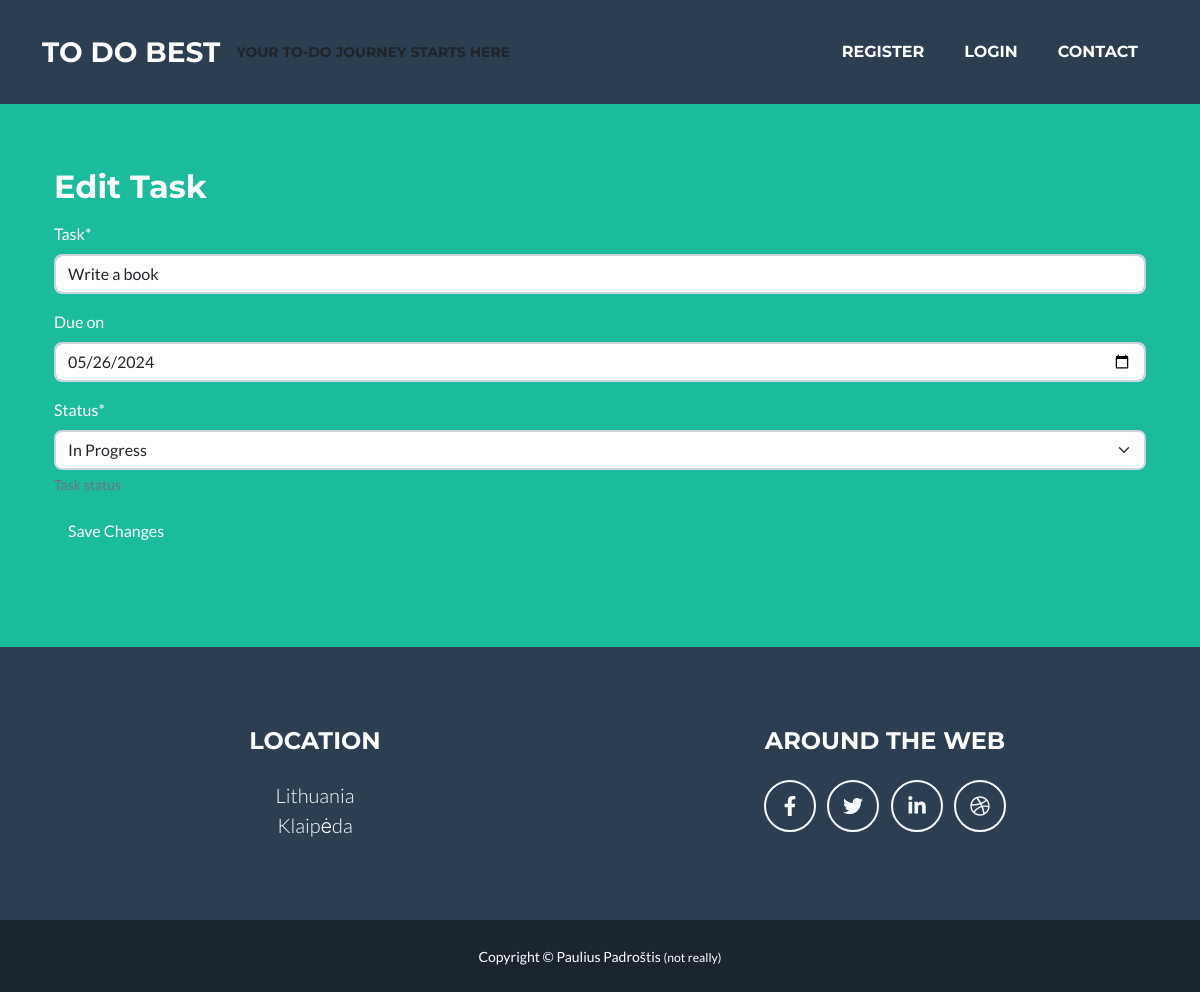
Page /update_todo/71/update on the committed database.
### todoapp/models.py (models this page shows, shortened)
class Task(models.Model):
    task = models.CharField(verbose_name='Task', max_length=200)
    user = models.ForeignKey(User, on_delete=models.CASCADE)
    creation_date = models.DateTimeField(verbose_name='Task created', auto_now_add=True)
    due_date = models.DateField(verbose_name='Due on', blank=True, null=True)
    COMPLETION_STATUS = (
        ('td', 'To do'),
        ('ip', 'In Progress'),
        ('ca', 'Cancelled'),
        ('co', 'Completed'),
    )
    status = models.CharField(max_length=2, choices=COMPLETION_STATUS, default='td', help_text='Task status')
    class Meta:
        verbose_name = 'Task'
        verbose_name_plural = 'Tasks'

### todoapp/views.py (the view, shortened to what this page needs)
# urls.py: path('update_todo/<int:pk>/update', views.UpdateTodoView.as_view(), name='update_todo'),
class UpdateTodoView(generic.UpdateView):
    model = Task
    success_url = reverse_lazy('tasks')
    template_name = 'edit_todo.html'
    form_class = TodoItemForm
    def get_context_data(self, **kwargs):
        context = super().get_context_data(**kwargs)
        context['task'] = Task.objects.all()
        return context

### todoapp/forms.py
class TodoItemForm(forms.ModelForm):
    class Meta:
        model = Task
        fields = ['task', 'due_date', 'status']
        widgets = {'due_date': DateInput()}

### todoapp/templates/edit_todo.html (shortened to what this page needs)
{% extends "base.html" %}
{% load crispy_forms_tags %}
{% block Content %}
<div class="container mt-5">
    <h2>Edit Task</h2>
    <form method="post" class="mt-3">
        {{ form|crispy }}
        <button type="submit" class="btn btn-primary">Save Changes</button>
    </form>
</div>
{% endblock %}

### rows in the picture
Task: task "Write a book", due_date "05/26/2024", status "In Progress"
